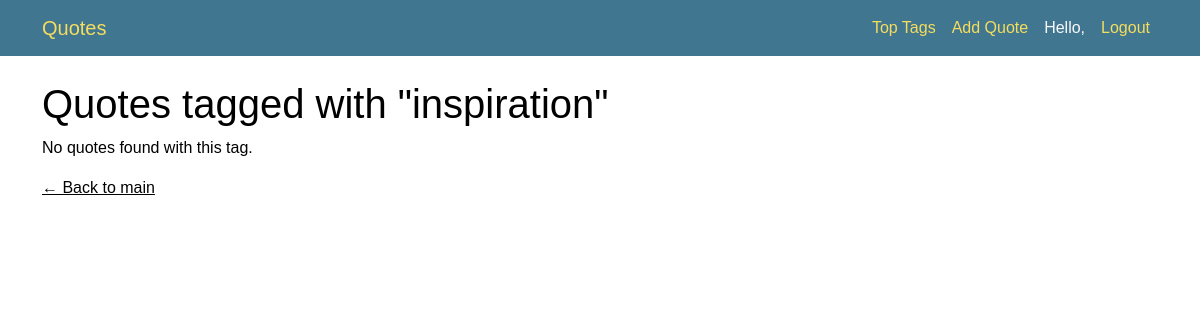
Page /tag/inspiration/ on the earlier database version.
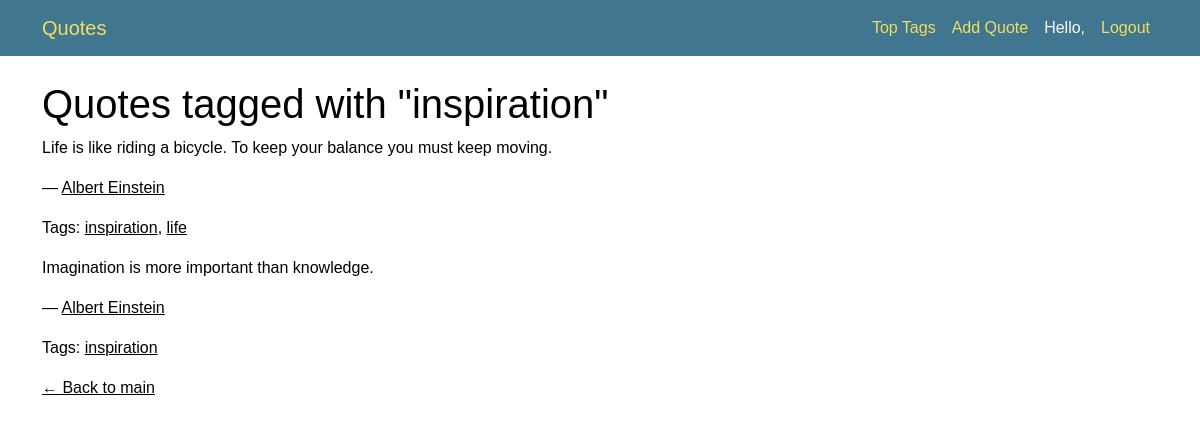
Same page on the later database version.
### quotes/models.py (models this page shows, shortened)
class Tag(models.Model):
    name = models.CharField(max_length=50, unique=True)

class Quote(models.Model):
    quote = models.TextField()
    author = models.ForeignKey(Author, on_delete=models.CASCADE)
    tags = models.ManyToManyField(Tag)
    created_by = models.ForeignKey(User, on_delete=models.CASCADE)

class Author(models.Model):
    fullname = models.CharField(max_length=255, unique=True)
    born_date = models.CharField(max_length=100)
    born_location = models.CharField(max_length=255)
    description = models.TextField()

### quotes/views.py (the view)
# urls.py: path('tag/<str:tag_name>/', views.quotes_by_tag, name='quotes_by_tag'),
def quotes_by_tag(request, tag_name):
    quotes = Quote.objects.filter(tags__name=tag_name)
    return render(request, 'quotes/quotes_by_tag.html', {
        'quotes': quotes,
        'tag': tag_name
    })

### quotes/templates/quotes/quotes_by_tag.html
{% extends 'quotes/base.html' %}
{% block content %}
  <h1>Quotes tagged with "{{ tag }}"</h1>
  {% for quote in quotes %}
    <div>
        <blockquote>{{ quote.quote }}</blockquote>
        <p>— <a href="{% url 'author_detail' author_id=quote.author.id %}">{{ quote.author.fullname }}</a></p>
        <p>Tags:
            {% for tag in quote.tags.all %}
                <a href="{% url 'quotes_by_tag' tag.name %}">{{ tag.name }}</a>{% if not forloop.last %}, {% endif %}
            {% endfor %}
        </p>
    </div>
  {% empty %}
    <p>No quotes found with this tag.</p>
  {% endfor %}
  <a href="{% url 'main' %}">← Back to main</a>
{% endblock %}

Differences in the rows shown:
added Tag: name "inspiration"
added Quote: quote "Life is like riding a bicycle. To keep your balance you must keep moving.", author.fullname "Albert Einstein"
added Tag: name "life", shown under "Life is like riding a bicycle. To keep your balance you must keep moving."
added Quote: quote "Imagination is more important than knowledge.", author.fullname "Albert Einstein"
Other differences:
{{ tag }}: "inspiration" → (not shown)
text no longer shown: "No quotes found with this tag."
